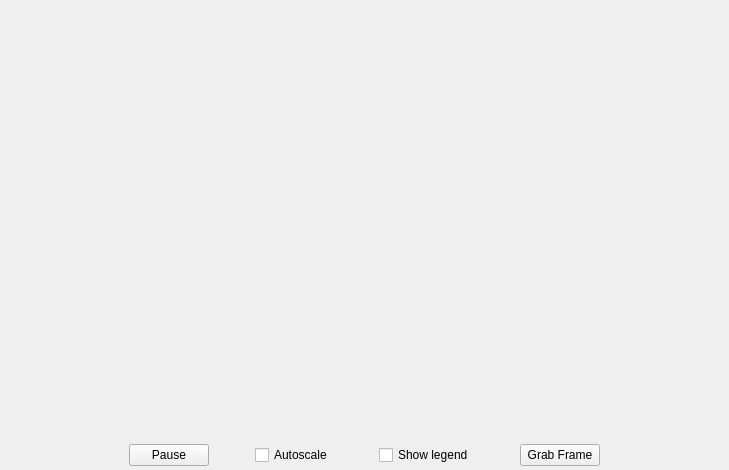
<?xml version="1.0" encoding="UTF-8"?>
<ui version="4.0">
 <class>cBasicQwtLinePlotWidget</class>
 <widget class="QWidget" name="cBasicQwtLinePlotWidget">
  <property name="geometry">
   <rect>
    <x>0</x>
    <y>0</y>
    <width>729</width>
    <height>470</height>
   </rect>
  </property>
  <property name="sizePolicy">
   <sizepolicy hsizetype="Preferred" vsizetype="Expanding">
    <horstretch>0</horstretch>
    <verstretch>0</verstretch>
   </sizepolicy>
  </property>
  <property name="windowTitle">
   <string>Form</string>
  </property>
  <layout class="QVBoxLayout" name="verticalLayout" stretch="0,0">
   <property name="margin">
    <number>2</number>
   </property>
   <item>
    <widget class="QwtPlot" name="qwtPlot">
     <property name="sizePolicy">
      <sizepolicy hsizetype="Expanding" vsizetype="Expanding">
       <horstretch>0</horstretch>
       <verstretch>0</verstretch>
      </sizepolicy>
     </property>
    </widget>
   </item>
   <item>
    <widget class="QFrame" name="frame_controls">
     <property name="sizePolicy">
      <sizepolicy hsizetype="Preferred" vsizetype="Minimum">
       <horstretch>0</horstretch>
       <verstretch>0</verstretch>
      </sizepolicy>
     </property>
     <property name="frameShape">
      <enum>QFrame::NoFrame</enum>
     </property>
     <property name="frameShadow">
      <enum>QFrame::Raised</enum>
     </property>
     <layout class="QHBoxLayout" name="horizontalLayout">
      <property name="spacing">
       <number>-1</number>
      </property>
      <property name="margin">
       <number>2</number>
      </property>
      <item>
       <spacer name="horizontalSpacer_3">
        <property name="orientation">
         <enum>Qt::Horizontal</enum>
        </property>
        <property name="sizeHint" stdset="0">
         <size>
          <width>40</width>
          <height>20</height>
         </size>
        </property>
       </spacer>
      </item>
      <item>
       <widget class="QPushButton" name="pushButton_pauseResume">
        <property name="text">
         <string>Pause</string>
        </property>
       </widget>
      </item>
      <item>
       <spacer name="horizontalSpacer_afterPause">
        <property name="orientation">
         <enum>Qt::Horizontal</enum>
        </property>
        <property name="sizeType">
         <enum>QSizePolicy::Fixed</enum>
        </property>
        <property name="sizeHint" stdset="0">
         <size>
          <width>40</width>
          <height>20</height>
         </size>
        </property>
       </spacer>
      </item>
      <item>
       <widget class="QCheckBox" name="checkBox_autoscale">
        <property name="text">
         <string>Autoscale</string>
        </property>
       </widget>
      </item>
      <item>
       <spacer name="horizontalSpacer_afterAutoscale">
        <property name="orientation">
         <enum>Qt::Horizontal</enum>
        </property>
        <property name="sizeType">
         <enum>QSizePolicy::Fixed</enum>
        </property>
        <property name="sizeHint" stdset="0">
         <size>
          <width>40</width>
          <height>20</height>
         </size>
        </property>
       </spacer>
      </item>
      <item>
       <widget class="QCheckBox" name="checkBox_showLegend">
        <property name="text">
         <string>Show legend</string>
        </property>
       </widget>
      </item>
      <item>
       <spacer name="horizontalSpacer_afterShowLegend">
        <property name="orientation">
         <enum>Qt::Horizontal</enum>
        </property>
        <property name="sizeType">
         <enum>QSizePolicy::Fixed</enum>
        </property>
        <property name="sizeHint" stdset="0">
         <size>
          <width>40</width>
          <height>20</height>
         </size>
        </property>
       </spacer>
      </item>
      <item>
       <widget class="QPushButton" name="pushButton_grabFrame">
        <property name="text">
         <string>Grab Frame</string>
        </property>
       </widget>
      </item>
      <item>
       <spacer name="horizontalSpacer">
        <property name="orientation">
         <enum>Qt::Horizontal</enum>
        </property>
        <property name="sizeHint" stdset="0">
         <size>
          <width>104</width>
          <height>20</height>
         </size>
        </property>
       </spacer>
      </item>
     </layout>
    </widget>
   </item>
  </layout>
 </widget>
 <customwidgets>
  <customwidget>
   <class>QwtPlot</class>
   <extends>QFrame</extends>
   <header>qwt_plot.h</header>
   <container>1</container>
  </customwidget>
 </customwidgets>
 <resources/>
 <connections/>
</ui>
